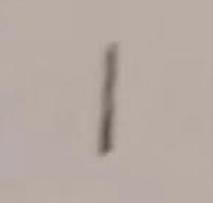
#> input picture name/pic1.jpg, 213 x 203 px
$ python score.py
#> lines starting #> are read from the running program, lines starting #| are printed output that depends on the picture
### neuralNetwork.py
import numpy
import scipy.special
import matplotlib.pyplot
from PIL import Image
import scipy.special
import scipy.ndimage

class neuralNetwork:

    def __init__(self,inputnodes,hiddennodes,outputnodes,learningrate):
       #初始化节点个数
        self.inodes=inputnodes
        self.hnodes=hiddennodes
        self.onodes=outputnodes

        #初始化权重
        self.wih=numpy.random.normal(0.0,pow(self.hnodes,-0.5),(self.hnodes,self.inodes))
        self.who=numpy.random.normal(0.0,pow(self.onodes,-0.5),(self.onodes,self.hnodes))
        self.lr=learningrate
        pass

    # [42 lines left out: functions query, train, output, not called in this run]

    def input(self):
        file=open("data.txt",mode="r",encoding="utf-8")
        file_data=file.readlines()
        file.close()

        for i in range(len(self.wih)):
            line_data=file_data[i].split(" ")
            for j in range(len(self.wih[i])):
                self.wih[i][j]=line_data[j]
        for i in range(len(self.who)):
            line_data=file_data[i+len(self.wih)].split(" ")
            for j in range(len(self.who[i])):
                self.who[i][j]=line_data[j]
        pass


#画出数字图像
# [5 lines left out: function draw_num, not called in this run]

#转换图片
def convertPicture(path):
#> called with path = 'name/pic1.jpg'
    img=Image.open(path)
#> img is the input picture: PIL image 213x203 RGB; mean R, G, B 182.9, 169.8, 162.6
    img_black=img.convert('L')
    img_black=img_black.resize((28,28))
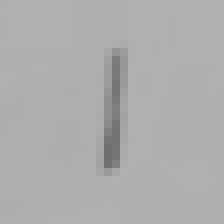
#> img_black: PIL image 28x28 L (shown 8 times larger); min 111, max 177, mean 172.9
    #img_black.show()
    binary_matrix=[]
    #遍历每一个像素
    for y in range(img_black.height):
     for x in range(img_black.width):
            v=255-img_black.getpixel((x,y))
            if v>120:
               binary_matrix.append(v)
            else:
               binary_matrix.append(0)
#> after the loop, binary_matrix = 784 values, max 144 at index 545, min 0 at index 0, mean 3.29
    return binary_matrix

def predict(path):
    binary_matrix=convertPicture(path)
    n=neuralNetwork(784,190,10,0.014)
    n.input()
    anslist=n.query((numpy.asfarray(binary_matrix)/255.0*0.99)+0.01)
    ans=numpy.argmax(anslist)
    return ans

# [41 lines of commented-out code are left out]

### score.py
import neuralNetwork

def get_score(path1="-1",path2="-1",path3="-1"):
    ans1=ans2=ans3=0
    if path1 !="-1":
        ans1=neuralNetwork.predict(path1)
    if path2 !="-1":
        ans2=neuralNetwork.predict(path2)
    if path3 !="-1":
        ans3=neuralNetwork.predict(path3)
    score=ans1*100+ans2*10+ans3
    return score

path1="name/pic1.jpg"
path2="name/pic2.jpg"
path3="name/pic3.png"
#> (the run stopped early here; a loop or call above may not have finished)
